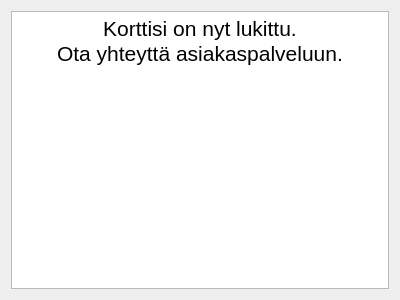
<?xml version="1.0" encoding="UTF-8"?>
<ui version="4.0">
 <class>VirheForm</class>
 <widget class="QDialog" name="VirheForm">
  <property name="geometry">
   <rect>
    <x>0</x>
    <y>0</y>
    <width>400</width>
    <height>300</height>
   </rect>
  </property>
  <property name="windowTitle">
   <string>Dialog</string>
  </property>
  <layout class="QVBoxLayout" name="verticalLayout">
   <item>
    <widget class="QTextEdit" name="virheIkkuna">
     <property name="layoutDirection">
      <enum>Qt::RightToLeft</enum>
     </property>
     <property name="readOnly">
      <bool>true</bool>
     </property>
     <property name="html">
      <string>&lt;!DOCTYPE HTML PUBLIC &quot;-//W3C//DTD HTML 4.0//EN&quot; &quot;http://www.w3.org/TR/REC-html40/strict.dtd&quot;&gt;
&lt;html&gt;&lt;head&gt;&lt;meta name=&quot;qrichtext&quot; content=&quot;1&quot; /&gt;&lt;style type=&quot;text/css&quot;&gt;
p, li { white-space: pre-wrap; }
&lt;/style&gt;&lt;/head&gt;&lt;body style=&quot; font-family:'MS Shell Dlg 2'; font-size:8.25pt; font-weight:400; font-style:normal;&quot;&gt;
&lt;p align=&quot;center&quot; style=&quot; margin-top:0px; margin-bottom:0px; margin-left:0px; margin-right:0px; -qt-block-indent:0; text-indent:0px;&quot;&gt;&lt;span style=&quot; font-size:16pt;&quot;&gt;Korttisi on nyt lukittu.&lt;/span&gt;&lt;/p&gt;
&lt;p align=&quot;center&quot; style=&quot; margin-top:0px; margin-bottom:0px; margin-left:0px; margin-right:0px; -qt-block-indent:0; text-indent:0px;&quot;&gt;&lt;span style=&quot; font-size:16pt;&quot;&gt;Ota yhteyttä asiakaspalveluun.&lt;/span&gt;&lt;/p&gt;
&lt;p align=&quot;center&quot; style=&quot;-qt-paragraph-type:empty; margin-top:0px; margin-bottom:0px; margin-left:0px; margin-right:0px; -qt-block-indent:0; text-indent:0px; font-size:16pt;&quot;&gt;&lt;br /&gt;&lt;/p&gt;&lt;/body&gt;&lt;/html&gt;</string>
     </property>
    </widget>
   </item>
  </layout>
 </widget>
 <resources/>
 <connections/>
</ui>
